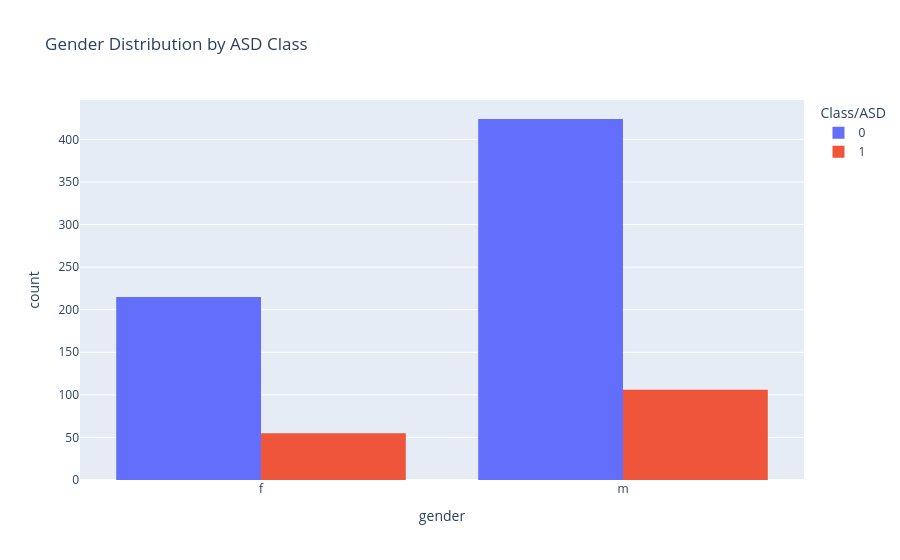

Write notebook code for a chart like this one.
### Markdown cell above
Most cases occur in the young age group (10–20 years).

Age may still be an important prognostic feature.

### Code cell
# Gender distribution
fig = px.histogram(data, x="gender", color="Class/ASD", barmode="group",
                   title="Gender Distribution by ASD Class")
fig.show()

### Figure 1 — Plotly figure (JSON) as saved in the notebook; plotly's stock layout.template omitted (floating-point values rounded to 4 significant figures; data arrays with more than 128 entries replaced by an {"elided": "..."} marker saying what was removed)
{"data": [{"alignmentgroup": "True", "bingroup": "x", "hovertemplate": "Class/ASD=0<br>gender=%{x}<br>count=%{y}<extra></extra>", "legendgroup": "0", "marker": {"color": "#636efa", "pattern": {"shape": ""}}, "name": "0", "offsetgroup": "0", "orientation": "v", "showlegend": true, "type": "histogram", "x": {"elided": "639 str values"}, "xaxis": "x", "yaxis": "y"}, {"alignmentgroup": "True", "bingroup": "x", "hovertemplate": "Class/ASD=1<br>gender=%{x}<br>count=%{y}<extra></extra>", "legendgroup": "1", "marker": {"color": "#EF553B", "pattern": {"shape": ""}}, "name": "1", "offsetgroup": "1", "orientation": "v", "showlegend": true, "type": "histogram", "x": {"elided": "161 str values"}, "xaxis": "x", "yaxis": "y"}], "layout": {"barmode": "group", "legend": {"title": {"text": "Class/ASD"}, "tracegroupgap": 0}, "title": {"text": "Gender Distribution by ASD Class"}, "xaxis": {"anchor": "y", "domain": [0, 1], "title": {"text": "gender"}}, "yaxis": {"anchor": "x", "domain": [0, 1], "title": {"text": "count"}}}}
